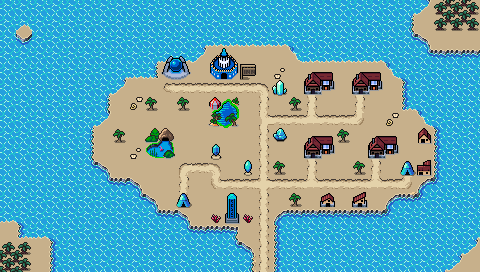

Rendered tile map (Tiled .tmx) drawn with the repository's tilesets; below, a short description and the map source with its tile grids summarised:
An orthogonal 30x17 tile map with 16x16 px tiles, 4 tile layers (Background, Ground, Foreground, AboveSprites), 3 tilesets and 9 objects.

<map version="1.10" tiledversion="1.11.2" orientation="orthogonal" renderorder="right-down" width="30" height="17" tilewidth="16" tileheight="16" infinite="0" nextlayerid="6" nextobjectid="54">
 <editorsettings>
  <export target="wastetown..tmx" format="tmx" />
 </editorsettings>
 <tileset firstgid="1" source="../../../../common/maps/tileset/main.tsx" />
 <tileset firstgid="10113" source="../../../../common/maps/tileset/buildings.tsx" />
 <tileset firstgid="11905" source="../../../../common/maps/tileset/buildings-nocollide.tsx" />
 <layer id="1" name="Background" width="30" height="17">
  <data>[510 cells, 510 non-empty, 23 distinct tile ids]</data>
 </layer>
 <layer id="2" name="Ground" width="30" height="17">
  <data>[510 cells, 83 non-empty, 18 distinct tile ids]</data>
 </layer>
 <layer id="3" name="Foreground" width="30" height="17">
  <properties>
   <property name="spriteLayer" type="bool" value="true" />
  </properties>
  <data>[510 cells, 52 non-empty, 26 distinct tile ids]</data>
 </layer>
 <layer id="5" name="AboveSprites" width="30" height="17">
  <data>[510 cells, 42 non-empty, 23 distinct tile ids]</data>
 </layer>
 <objectgroup id="4" name="Objects">
  <object id="38" template="../../../../common/maps/obj/entry_up.tx" x="256" y="271" />
  <object id="41" template="../../../../common/maps/obj/shop.tx" x="304" y="98">
   <properties>
    <property name="commonShopList" value="Blue,Blue,Enchantment4Blue,Creature2Blue,Instant4Blue" />
    <property name="mythicShopList" value="Planeswalker,WUBRG,RWU,RGU,UWG,RUB,UWB,UGB,PhyrexianBlue" />
    <property name="rareShopList" value="Land4Blue,Azorius,Izzet,Simic,Dimir,Vehicle,Colorless" />
    <property name="uncommonShopList" value="Artifact,Merfolk,Wizard,Bird4Blue,Pirate4Blue,Spirit4Blue,Sliver2Blue,Rogue4Blue,Wand,Equip,Multicolor" />
   </properties>
  </object>
  <object id="42" template="../../../../common/maps/obj/shop.tx" x="368" y="162">
   <properties>
    <property name="commonShopList" value="Blue,Blue,Enchantment4Blue,Creature2Blue,Instant4Blue" />
    <property name="mythicShopList" value="Planeswalker,WUBRG,RWU,RGU,UWG,RUB,UWB,UGB,PhyrexianBlue" />
    <property name="rareShopList" value="Land4Blue,Azorius,Izzet,Simic,Dimir,Vehicle,Colorless" />
    <property name="uncommonShopList" value="Artifact,Merfolk,Wizard,Bird4Blue,Pirate4Blue,Spirit4Blue,Sliver2Blue,Rogue4Blue,Wand,Equip,Multicolor" />
   </properties>
  </object>
  <object id="43" template="../../../../common/maps/obj/shop.tx" x="353" y="98">
   <properties>
    <property name="commonShopList" value="Blue,Blue,Enchantment4Blue,Creature2Blue,Instant4Blue" />
    <property name="mythicShopList" value="Planeswalker,WUBRG,RWU,RGU,UWG,RUB,UWB,UGB,PhyrexianBlue" />
    <property name="rareShopList" value="Land4Blue,Azorius,Izzet,Simic,Dimir,Vehicle,Colorless" />
    <property name="uncommonShopList" value="Artifact,Merfolk,Wizard,Bird4Blue,Pirate4Blue,Spirit4Blue,Sliver2Blue,Rogue4Blue,Wand,Equip,Multicolor" />
   </properties>
  </object>
  <object id="45" template="../../../../common/maps/obj/shop.tx" x="304" y="162">
   <properties>
    <property name="commonShopList" value="Blue,Blue,Enchantment4Blue,Creature2Blue,Instant4Blue" />
    <property name="mythicShopList" value="Planeswalker,WUBRG,RWU,RGU,UWG,RUB,UWB,UGB,PhyrexianBlue" />
    <property name="rareShopList" value="Land4Blue,Azorius,Izzet,Simic,Dimir,Vehicle,Colorless" />
    <property name="uncommonShopList" value="Artifact,Merfolk,Wizard,Bird4Blue,Pirate4Blue,Spirit4Blue,Sliver2Blue,Rogue4Blue,Wand,Equip,Multicolor" />
   </properties>
  </object>
  <object id="47" template="../../../../common/maps/obj/inn.tx" x="215" y="82" />
  <object id="48" template="../../../../common/maps/obj/shop.tx" x="173.75" y="209.75" width="20.75" height="18.75">
   <properties>
    <property name="commonShopList" value="Island" />
    <property name="noRestock" type="bool" value="true" />
   </properties>
  </object>
  <object id="51" template="../../../../common/maps/obj/shardtrader.tx" x="398" y="178" />
  <object id="52" template="../../../../common/maps/obj/shop.tx" x="168" y="82">
   <properties>
    <property name="commonShopList" value="BoosterPackShop,AlphaBoosterPackShop,BetaBoosterPackShop,GammaBoosterPackShop,DeltaBoosterPackShop,BlueBoosterPackShop" />
    <property name="mythicShopList" value="" />
    <property name="rareShopList" value="" />
    <property name="uncommonShopList" value="" />
   </properties>
  </object>
 </objectgroup>
</map>
